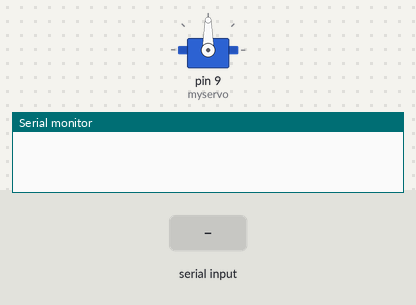
Simulated run of this sketch. Board: Arduino Uno, built with avr-gcc and run on an emulated ATmega328P. Parts: servo, the last lines printed to the serial monitor. The inputs (shaded band) are chosen by the test bench.

Above: at 1.2 s.
1.3 s: "30,150\n" received over Serial
At 2.1 s:
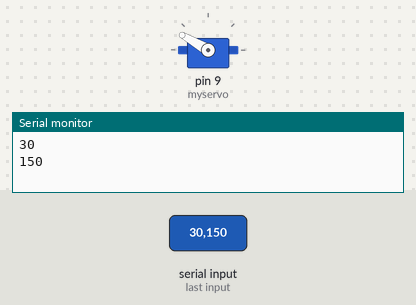
At 2.9 s:
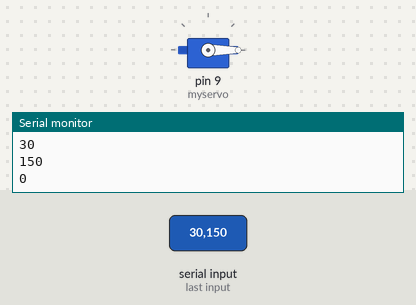
3.8 s: "90,45\n" received over Serial
At 4.1 s:
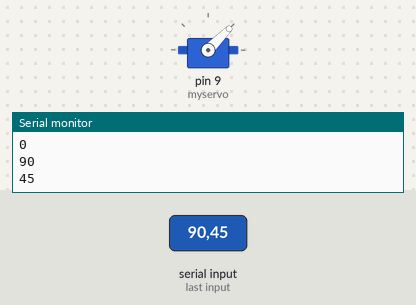
Timing chart, 0 to 6.8 s (numbered marks = the images above; inputs shaded):
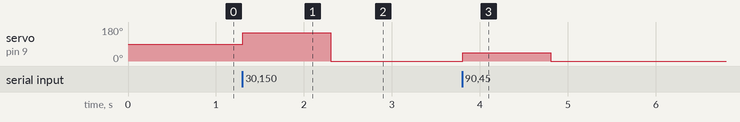

Measured:
- after the input at 1.3 s, servo on pin 9 (myservo): 90° → 150° at once, → 0° 1.0 s later
- after the input at 3.8 s, servo on pin 9 (myservo): 0° → 45° at once, → 0° 1.0 s later

The sketch:

ex24.ino
```cpp
#include <Servo.h>
Servo myservo;
void setup()
{
  Serial.begin(9600);
  myservo.attach(9);
}
void loop()
{
  int d;
  if(Serial.available()){
    d = Serial.parseInt();
    Serial.println(d);
    if(0 <= d && d <= 180){
      myservo.write(d);
    }
  }
}
```
